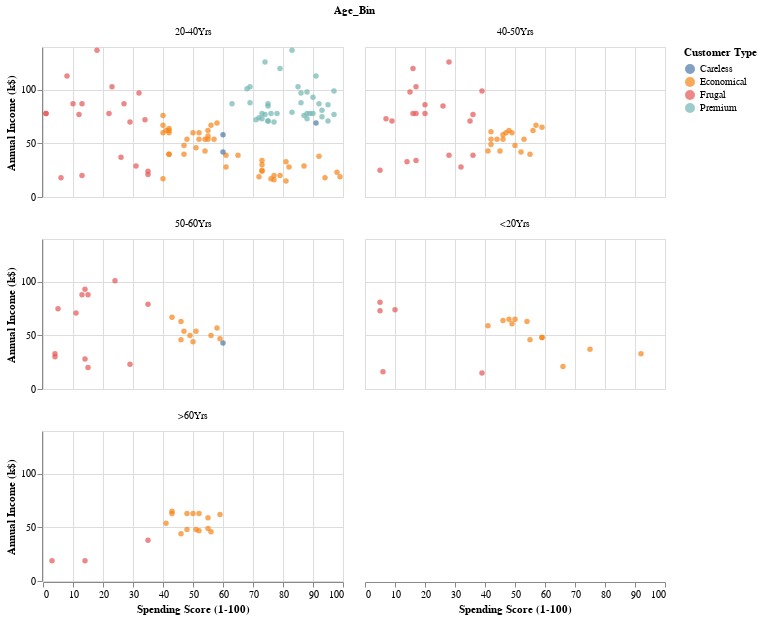

Notebook cell for this chart:
### Code cell
alt.Chart(df).mark_circle().properties(title = "Customer Type across different Age Bins", height=150, width=300).encode(
    x = 'Spending Score (1-100):Q',
    y = 'Annual Income (k$):Q',
    color = 'Customer Type:N'
).facet(
    facet='Age_Bin:O',
    columns=2
)

### Figure 1 — Vega-Lite specification as saved in the notebook (floating-point values rounded to 4 significant figures; data arrays with more than 128 entries replaced by an {"elided": "..."} marker saying what was removed)
{"config": {"view": {"continuousWidth": 400, "continuousHeight": 300}}, "data": {"name": "data-2d0338b93fe06ffe6f99e4793a99e6a5"}, "facet": {"type": "ordinal", "field": "Age_Bin"}, "spec": {"mark": "circle", "encoding": {"color": {"type": "nominal", "field": "Customer Type"}, "x": {"type": "quantitative", "field": "Spending Score (1-100)"}, "y": {"type": "quantitative", "field": "Annual Income (k$)"}}, "height": 150, "title": "Customer Type across different Age Bins", "width": 300}, "columns": 2, "$schema": "https://vega.github.io/schema/vega-lite/v4.8.1.json", "datasets": {"data-2d0338b93fe06ffe6f99e4793a99e6a5": {"elided": "200 records"}}}
